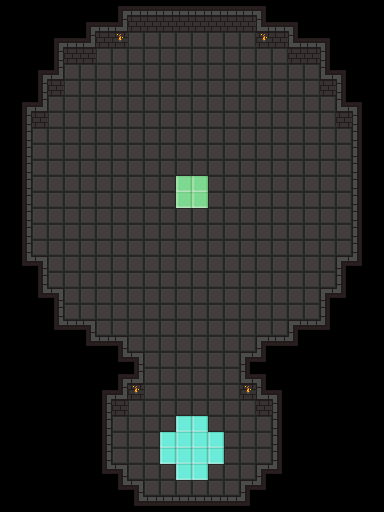

The image is a tile-based game level rendered from a .tmx file. Its description and source (layers, tilesets, objects; grid data summarised) follow:
An orthogonal 24x32 tile map with 16x16 px tiles, 1 tile layer (Tile Layer 1), 4 tilesets and 55 objects.

<map version="1.4" tiledversion="1.4.3" orientation="orthogonal" renderorder="right-down" width="24" height="32" tilewidth="16" tileheight="16" infinite="0" nextlayerid="7" nextobjectid="65">
 <properties>
  <property name="description" value="Concentric Circles" />
 </properties>
 <tileset firstgid="1" source="../images/tileset_dungeon/tileset_dungeon.tsx" />
 <tileset firstgid="65" source="../images/tileset_common/tileset_common.tsx" />
 <tileset firstgid="96" source="../images/tileset_floaty/tileset_floaty.tsx" />
 <tileset firstgid="103" source="../images/tileset_talisman/tileset_talisman.tsx" />
 <layer id="1" name="Tile Layer 1" width="24" height="32">
  <properties>
   <property name="description" value="Counter circle" />
  </properties>
  <data>[768 cells, 542 non-empty, 17 distinct tile ids]</data>
 </layer>
 <objectgroup id="6" name="Object Layer 0">
  <object id="33" template="../templates/coin.tx" x="120" y="264" />
  <object id="34" template="../templates/coin.tx" x="120" y="136" />
  <object id="35" template="../templates/coin.tx" x="248" y="136" />
  <object id="36" template="../templates/coin.tx" x="248" y="260" />
  <object id="37" template="../templates/spike.tx" x="64" y="304" />
  <object id="38" template="../templates/spike.tx" x="64" y="320" />
  <object id="39" template="../templates/spike.tx" x="80" y="320" />
  <object id="40" template="../templates/spike.tx" x="96" y="336" />
  <object id="41" template="../templates/spike.tx" x="112" y="336" />
  <object id="42" template="../templates/spike.tx" x="48" y="272" />
  <object id="43" template="../templates/spike.tx" x="48" y="288" />
  <object id="44" template="../templates/spike.tx" x="48" y="112" />
  <object id="45" template="../templates/spike.tx" x="48" y="128" />
  <object id="46" template="../templates/spike.tx" x="320" y="112" />
  <object id="47" template="../templates/spike.tx" x="320" y="128" />
  <object id="48" template="../templates/spike.tx" x="320" y="272" />
  <object id="49" template="../templates/spike.tx" x="320" y="288" />
  <object id="50" template="../templates/spike.tx" x="96" y="64" />
  <object id="51" template="../templates/spike.tx" x="112" y="64" />
  <object id="52" template="../templates/spike.tx" x="256" y="64" />
  <object id="53" template="../templates/spike.tx" x="272" y="64" />
  <object id="54" template="../templates/spike.tx" x="64" y="80" />
  <object id="55" template="../templates/spike.tx" x="80" y="80" />
  <object id="56" template="../templates/spike.tx" x="288" y="80" />
  <object id="57" template="../templates/spike.tx" x="304" y="80" />
  <object id="58" template="../templates/spike.tx" x="288" y="320" />
  <object id="59" template="../templates/spike.tx" x="304" y="320" />
  <object id="60" template="../templates/spike.tx" x="256" y="336" />
  <object id="61" template="../templates/spike.tx" x="272" y="336" />
  <object id="62" template="../templates/spike.tx" x="304" y="304" />
  <object id="63" template="../templates/spike.tx" x="304" y="96" />
  <object id="64" template="../templates/spike.tx" x="64" y="96" />
 </objectgroup>
 <objectgroup id="2" name="Object Layer 1">
  <object id="1" template="../templates/spawn.tx" x="192" y="448" />
  <object id="2" template="../templates/goal.tx" x="176" y="176" />
 </objectgroup>
 <objectgroup id="3" name="Object Layer 2">
  <object id="3" template="../templates/position.tx" x="192" y="192" />
 </objectgroup>
 <objectgroup id="4" name="Object Layer 3">
  <object id="4" template="../templates/ball.tx" x="224" y="200">
   <properties>
    <property name="center" type="object" value="3" />
    <property name="speed" type="float" value="100" />
   </properties>
  </object>
  <object id="5" template="../templates/ball.tx" x="248" y="200">
   <properties>
    <property name="center" type="object" value="3" />
    <property name="speed" type="float" value="100" />
   </properties>
  </object>
  <object id="8" template="../templates/ball.tx" x="120" y="200">
   <properties>
    <property name="center" type="object" value="3" />
    <property name="speed" type="float" value="100" />
   </properties>
  </object>
  <object id="9" template="../templates/ball.tx" x="144" y="200">
   <properties>
    <property name="center" type="object" value="3" />
    <property name="speed" type="float" value="100" />
   </properties>
  </object>
  <object id="10" template="../templates/ball.tx" x="184" y="240">
   <properties>
    <property name="center" type="object" value="3" />
    <property name="speed" type="float" value="100" />
   </properties>
  </object>
  <object id="11" template="../templates/ball.tx" x="184" y="264">
   <properties>
    <property name="center" type="object" value="3" />
    <property name="speed" type="float" value="100" />
   </properties>
  </object>
  <object id="12" template="../templates/ball.tx" x="184" y="136">
   <properties>
    <property name="center" type="object" value="3" />
    <property name="speed" type="float" value="100" />
   </properties>
  </object>
  <object id="13" template="../templates/ball.tx" x="184" y="160">
   <properties>
    <property name="center" type="object" value="3" />
    <property name="speed" type="float" value="100" />
   </properties>
  </object>
 </objectgroup>
 <objectgroup id="5" name="Object Layer 4">
  <object id="17" template="../templates/ball.tx" x="272" y="200">
   <properties>
    <property name="center" type="object" value="3" />
    <property name="speed" type="float" value="-100" />
   </properties>
  </object>
  <object id="18" template="../templates/ball.tx" x="296" y="200">
   <properties>
    <property name="center" type="object" value="3" />
    <property name="speed" type="float" value="-100" />
   </properties>
  </object>
  <object id="19" template="../templates/ball.tx" x="320" y="200">
   <properties>
    <property name="center" type="object" value="3" />
    <property name="speed" type="float" value="-100" />
   </properties>
  </object>
  <object id="20" template="../templates/ball.tx" x="48" y="200">
   <properties>
    <property name="center" type="object" value="3" />
    <property name="speed" type="float" value="-100" />
   </properties>
  </object>
  <object id="21" template="../templates/ball.tx" x="72" y="200">
   <properties>
    <property name="center" type="object" value="3" />
    <property name="speed" type="float" value="-100" />
   </properties>
  </object>
  <object id="22" template="../templates/ball.tx" x="96" y="200">
   <properties>
    <property name="center" type="object" value="3" />
    <property name="speed" type="float" value="-100" />
   </properties>
  </object>
  <object id="23" template="../templates/ball.tx" x="184" y="112">
   <properties>
    <property name="center" type="object" value="3" />
    <property name="speed" type="float" value="-100" />
   </properties>
  </object>
  <object id="24" template="../templates/ball.tx" x="184" y="88">
   <properties>
    <property name="center" type="object" value="3" />
    <property name="speed" type="float" value="-100" />
   </properties>
  </object>
  <object id="25" template="../templates/ball.tx" x="184" y="64">
   <properties>
    <property name="center" type="object" value="3" />
    <property name="speed" type="float" value="-100" />
   </properties>
  </object>
  <object id="26" template="../templates/ball.tx" x="184" y="336">
   <properties>
    <property name="center" type="object" value="3" />
    <property name="speed" type="float" value="-100" />
   </properties>
  </object>
  <object id="27" template="../templates/ball.tx" x="184" y="312">
   <properties>
    <property name="center" type="object" value="3" />
    <property name="speed" type="float" value="-100" />
   </properties>
  </object>
  </objectgroup>
</map>
<!-- 1 of 55 objects omitted -->
